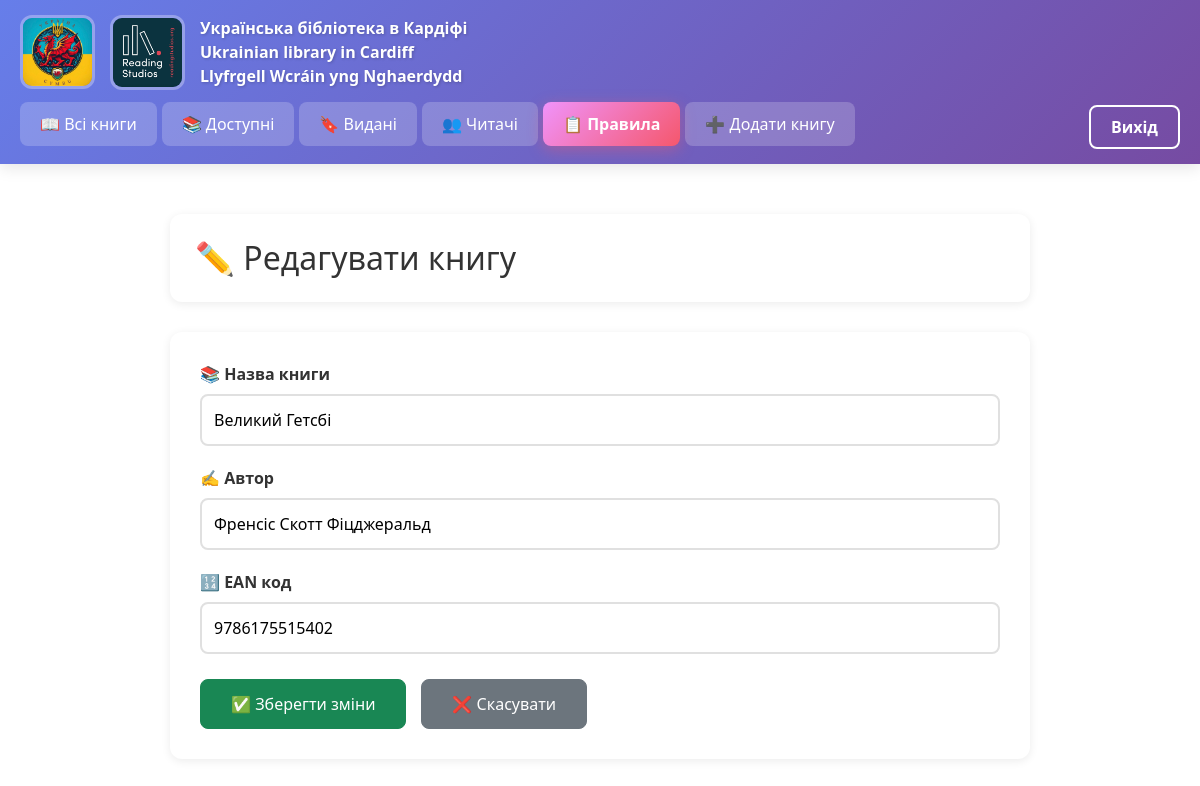
/books/1/edit (signed in), run on the app's committed database.
### app.py (models this page shows)
class Book(db.Model):
    id = db.Column(db.Integer, primary_key=True)
    name_book = db.Column(db.String(100), nullable=False)
    author = db.Column(db.String(100), nullable=False)
    surname = db.Column(db.String(100), default='')
    ean = db.Column(db.Text, nullable=False)
    buyer = db.Column(db.String(100), nullable=False)
    phone = db.Column(db.String(20), nullable=False)
    stat = db.Column(db.String(20), nullable=False)
    date = db.Column(db.DateTime, default=datetime.utcnow)
    enddate = db.Column(db.DateTime, default=datetime.utcnow)
    history = db.Column(db.String(100), default='')

### app.py (the view, shortened to what this page needs)
@app.route('/books/<int:id>/edit', methods=['GET', 'POST'])
@login_required
def edit_book(id):
    book = Book.query.get_or_404(id)
    return render_template('edit_book.html', book=book)

### app.py (called while the page is built)
@login_manager.user_loader
def load_user(user_id):
    return User.query.get(int(user_id))

### templates/edit_book.html (shortened to what this page needs)
{% extends 'base.html' %}
{% block body %}
<div class="container" style="max-width: 900px; margin: 0 auto; padding: 20px;">
<div style="
        background: white;
        padding: 25px;
        border-radius: 12px;
        box-shadow: 0 2px 10px rgba(0,0,0,0.08);
        margin-bottom: 30px;
        display: flex;
        justify-content: space-between;
        align-items: center;
        flex-wrap: wrap;
        gap: 10px;
">
        <h2 style="margin: 0; color: #333;">✏️ Редагувати книгу</h2>
</div>
<form method="post" style="
        background: white;
        padding: 30px;
        border-radius: 12px;
        box-shadow: 0 2px 10px rgba(0,0,0,0.08);
        display: flex;
        flex-direction: column;
        gap: 20px;
">
        <div>
                <label style="display: block; margin-bottom: 8px; color: #333; font-weight: 600;">
                        📚 Назва книги
                </label>
                <input type="text" name="name_book"
                        value="{{ book.name_book }}"
                        required
                        style="width: 100%; padding: 12px; border: 2px solid #e0e0e0; border-radius: 8px; font-size: 1em;">
        </div>
        <div>
                <label style="display: block; margin-bottom: 8px; color: #333; font-weight: 600;">
                        ✍️ Автор
                </label>
                <input type="text" name="author"
                        value="{{ book.author }}"
                        required
                        style="width: 100%; padding: 12px; border: 2px solid #e0e0e0; border-radius: 8px; font-size: 1em;">
        </div>
        <div>
                <label style="display: block; margin-bottom: 8px; color: #333; font-weight: 600;">
                        🔢 EAN код
                </label>
                <input type="text" name="ean"
                        value="{{ book.ean }}"
                        style="width: 100%; padding: 12px; border: 2px solid #e0e0e0; border-radius: 8px; font-size: 1em;">
        </div>
        <div style="display: flex; flex-wrap: wrap; gap: 15px; align-items: center;">
                <button type="submit"
                        class="btn btn-success"
                        style="padding: 12px 30px; border-radius: 8px; font-size: 1em;">
                        ✅ Зберегти зміни
                </button>
                <a href="/books/{{ book.id }}"
                        class="btn btn-secondary"
                        style="padding: 12px 30px; border-radius: 8px; font-size: 1em; text-decoration: none;">
                        ❌ Скасувати
                </a>
        </div>
</form>
</div>
{% endblock %}

### static/css/main.css (style rules this page uses)
.btn { margin-top: 5px; }

### templates/edit_book.html (style rules this page uses)
label { user-select: none; }

### data on the page
Book: name_book "Великий Гетсбі", author "Френсіс Скотт Фіцджеральд", ean "9786175515402"
